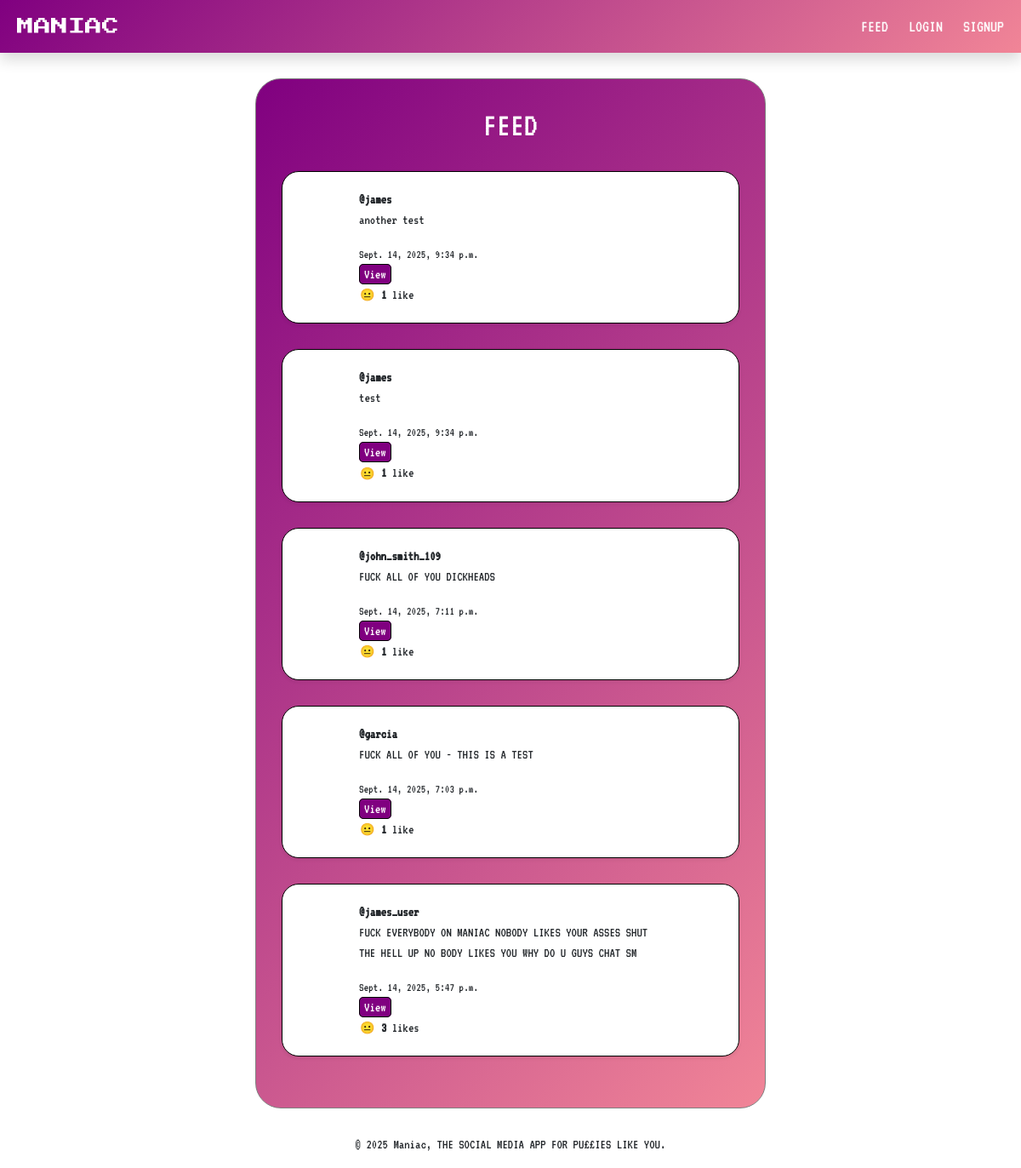
Before: / with the older database file.
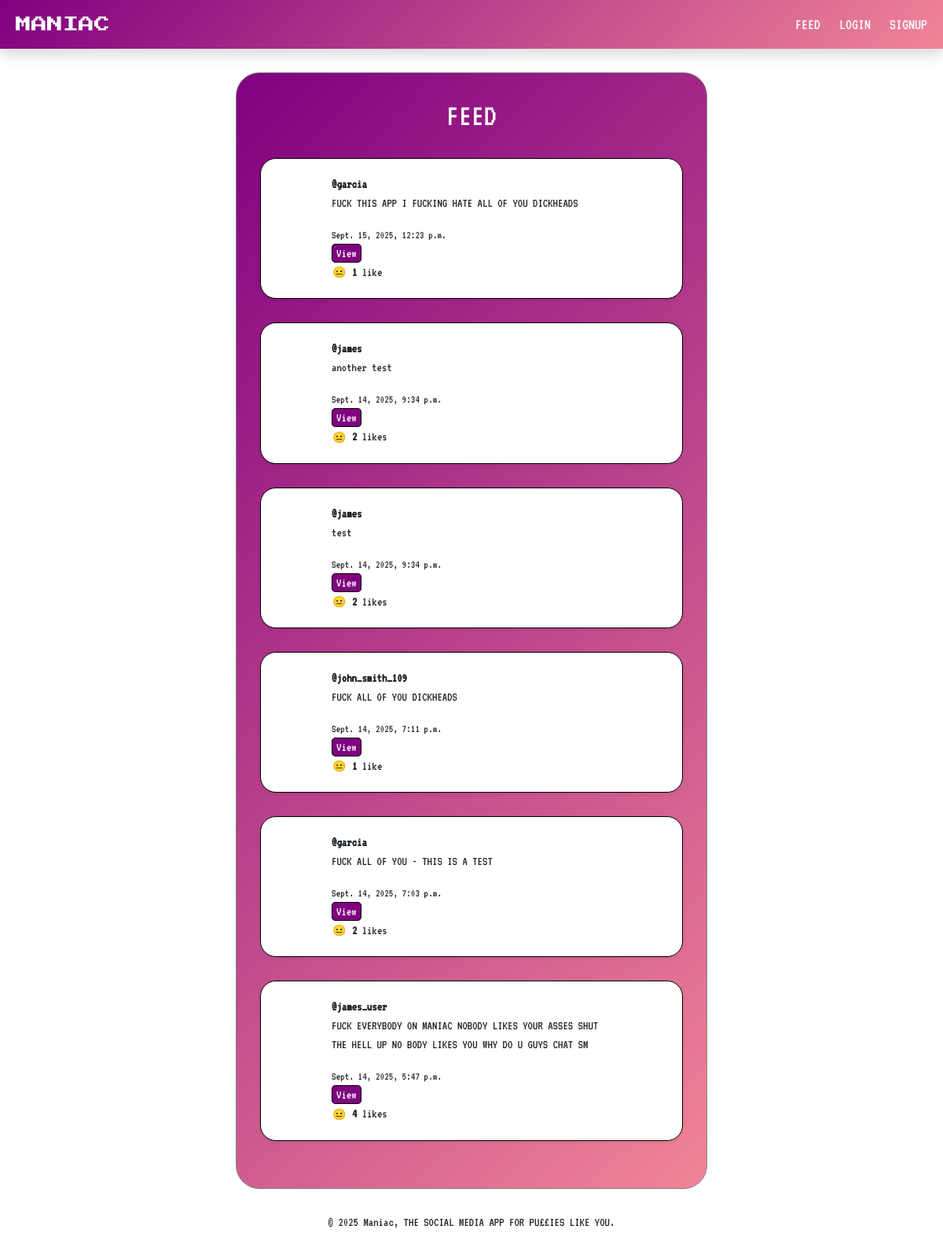
After: the same page with the newer database file.
### core/models.py (models this page shows, shortened)
class Post(models.Model):
    author = models.ForeignKey(User, on_delete=models.CASCADE)
    content = models.TextField()
    created_at = models.DateTimeField(auto_now_add=True)
    likes = models.ManyToManyField(User, related_name='liked_posts', blank=True)
    def total_likes(self):
        return self.likes.count()

### core/views.py (the view)
# urls.py: path('', views.feed, name='feed'),
def feed(request):
    posts = Post.objects.all().order_by('-created_at')
    return render(request, 'core/feed.html', {'posts': posts})

### core/templates/core/feed.html (shortened to what this page needs)
{% extends "core/base.html" %}
{% block content %}
  <div class="container-feed-styling">
    <h1 class="font-for-text text-center text-white fs-1" style="font-size: 30px">FEED</h1>
    {% for post in posts %}
      <div class="container-post-styling font-for-text shadow-sm">
        <strong>@{{ post.author.username }}</strong>
        <p>{{ post.content }}</p>
        <small>{{ post.created_at }}</small>
        <div class="ms-auto">
          {% if post.author == user %}
              <a class="post-button" href="{% url 'edit_post' post.id %}">Edit</a>
              <a class="post-button" href="{% url 'delete_post' post.id %}">Delete</a>
              <a class="post-button" href="{% url 'view_post' post.id %}">View</a>
          {% else %}
              <a class="post-button" href="{% url 'view_post' post.id %}">View</a>
          {% endif %}
        </div>
        <form method="post" action="{% url 'like_post' post.id %}">
          <div class="d-flex flex-row">
            <div>
              {% if user in post.likes.all %}
                <button type="submit" class="btn btn-sm p-0">😂</button>
              {% else %}
                <button type="submit" class="btn btn-sm p-0">😐</button>
              {% endif %}
              <strong>{{ post.total_likes }}</strong>
              {% if post.total_likes == 1%} like {% else %} likes {% endif%}
            </div>
          </div>
        </form>
      </div>
    {% empty %}
      <p class="text-center font-for-text no-posts-text">No posts yet. Be the first to roast someone!</p>
    {% endfor %}
  </div>
{% endblock %}

Changed rows visible on the page:
added Post: author.username "garcia", content "FUCK THIS APP I FUCKING HATE ALL OF YOU DICKHEADS", created_at "Sept. 15, 2025, 12:23 p.m.", shows "View", total_likes "1"
computed for Post "another test": total_likes "1" → "2"; text "like" → "likes"
computed for Post "test": total_likes "1" → "2"; text "like" → "likes"
computed for Post "FUCK ALL OF YOU - THIS IS A TEST": total_likes "1" → "2"; text "like" → "likes"
computed for Post "Sept. 14, 2025, 5:47 p.m.": total_likes "3" → "4"
